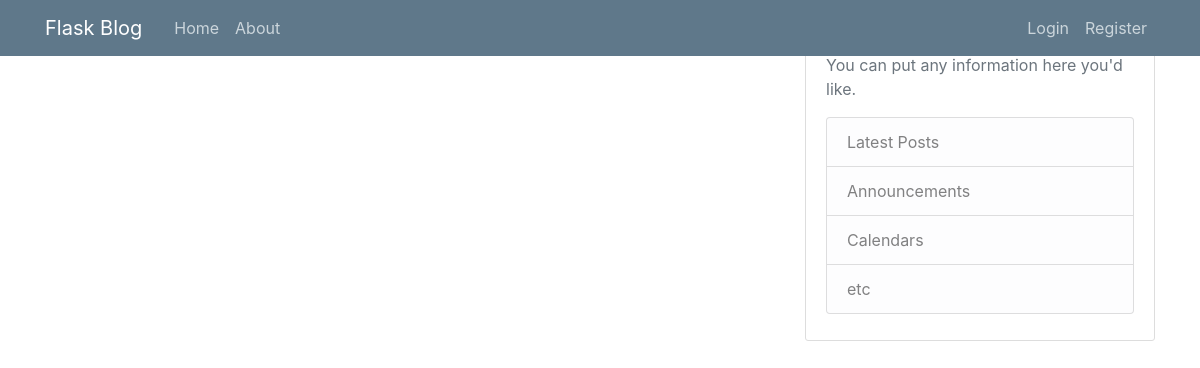
/home, run on an earlier commit of the app's database.
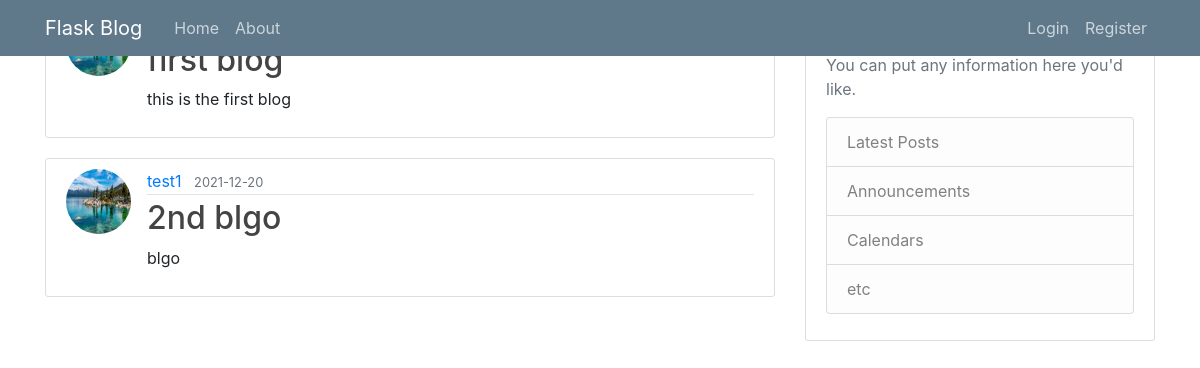
And on a later commit of the database.
### flaskblog/models.py (models this page shows, shortened)
class Post(db.Model):
    id = db.Column(db.Integer, primary_key=True)
    title = db.Column(db.String(100), nullable=False)
    date_posted = db.Column(db.DateTime, nullable=False, default = datetime.utcnow)
    content = db.Column(db.Text, nullable=False)
    user_id = db.Column(db.Integer, db.ForeignKey('user.id'), nullable=False)

class User(db.Model, UserMixin):
    id = db.Column(db.Integer, primary_key=True)
    username = db.Column(db.String(20), unique=True, nullable=False)
    email = db.Column(db.String(120), unique=True, nullable=False)
    image_file = db.Column(db.String(20), nullable=False, default='default.jpg')
    password = db.Column(db.String(60), nullable=False)
    posts = db.relationship('Post', backref='author', lazy=True)

### flaskblog/routes.py (the view)
@app.route("/")
@app.route("/home")
def home():
    posts = Post.query.all()
    print(len(posts))
    return render_template('home.html', posts=posts)

### flaskblog/templates/home.html
{% extends "layout.html" %}
{% block content %}
    {% for post in posts %}
        <article class="media content-section">
            <img class="rounded-circle article-img", src="{{ url_for('static', filename='profile_pics/' + post.author.image_file) }}">
          <div class="media-body">
            <div class="article-metadata">
              <a class="mr-2" href="#">{{ post.author.username }}</a>
              <small class="text-muted">{{ post.date_posted.strftime('%Y-%m-%d')}}</small>
            </div>
            <h2><a class="article-title" href={{ url_for('post', post_id=post.id) }}>{{ post.title }}</a></h2>
            <p class="article-content">{{ post.content }}</p>
          </div>
        </article>
    {% endfor %}
{% endblock content %}

### flaskblog/templates/layout.html (shortened to what this page needs)
<!DOCTYPE html>
<html>
<head>
    <link rel="stylesheet" href="https://maxcdn.bootstrapcdn.com/bootstrap/4.0.0/css/bootstrap.min.css">
    <link rel="stylesheet" type="text/css" href="{{ url_for('static', filename='main.css') }}">
</head>
<body>
    <header class="site-header">
      <nav class="navbar navbar-expand-md navbar-dark bg-steel fixed-top">
        <div class="container">
          <a class="navbar-brand mr-4" href="/">Flask Blog</a>
          <div class="collapse navbar-collapse" id="navbarToggle">
            <div class="navbar-nav mr-auto">
              <a class="nav-item nav-link" href="{{ url_for('home') }}">Home</a>
              <a class="nav-item nav-link" href="{{ url_for('about') }}">About</a>
            </div>
            <div class="navbar-nav">
              {% if current_user.is_authenticated %}
                <a class="nav-item nav-link" href="{{ url_for('new_post') }}">New Post</a>
                <a class="nav-item nav-link" href="{{ url_for('account') }}">Account</a>
                <a class="nav-item nav-link" href="{{ url_for('logout') }}">Logout</a>
              {% else %}
                <a class="nav-item nav-link" href="{{ url_for('login') }}">Login</a>
                <a class="nav-item nav-link" href="{{ url_for('register') }}">Register</a>
              {% endif %}
            </div>
          </div>
        </div>
      </nav>
    </header>
    <main role="main" class="container">
      <div class="row">
        <div class="col-md-8">
          {% block content %}{% endblock %}
        </div>
        <div class="col-md-4">
          <div class="content-section">
            <h3>Our Sidebar</h3>
            <p class='text-muted'>You can put any information here you'd like.
              <ul class="list-group">
                <li class="list-group-item list-group-item-light">Latest Posts</li>
                <li class="list-group-item list-group-item-light">Announcements</li>
                <li class="list-group-item list-group-item-light">Calendars</li>
                <li class="list-group-item list-group-item-light">etc</li>
              </ul>
            </p>
          </div>
        </div>
      </div>
    </main>
</body>
</html>

### flaskblog/static/main.css (style rules this page uses)
h1, h2, h3, h4, h5, h6 { color: #444444; }
.bg-steel { background-color: #5f788a; }
.site-header .navbar-nav .nav-link { color: #cbd5db; }
.content-section { background: #ffffff; padding: 10px 20px; border: 1px solid #dddddd; border-radius: 3px; margin-bottom: 20px; }
.article-title { color: #444444; }
.article-content { white-space: pre-line; }
.article-img { height: 65px; width: 65px; margin-right: 16px; }
.article-metadata { padding-bottom: 1px; margin-bottom: 4px; border-bottom: 1px solid #e3e3e3 }

What changed in the data, as far as the page shows it:
added Post: title "first blog", content "this is the first blog"
added Post: image_file (picture), author.username "test1", date_posted "2021-12-20", title "2nd blgo", content "blgo"
